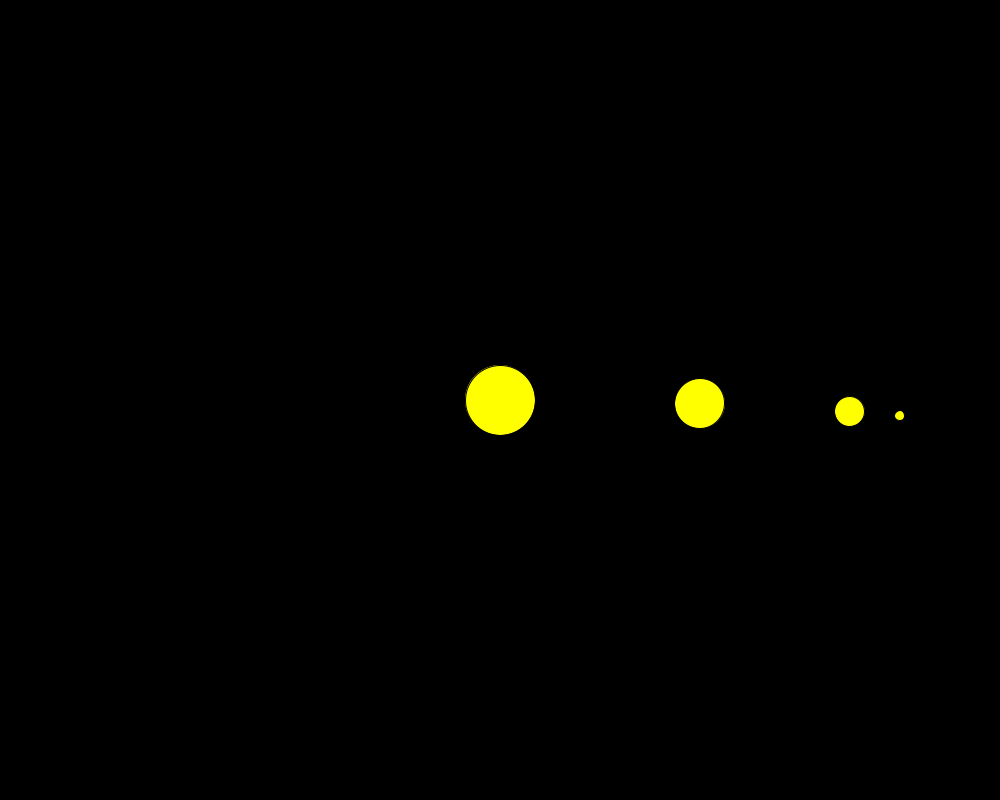
Frame 1 (no input)
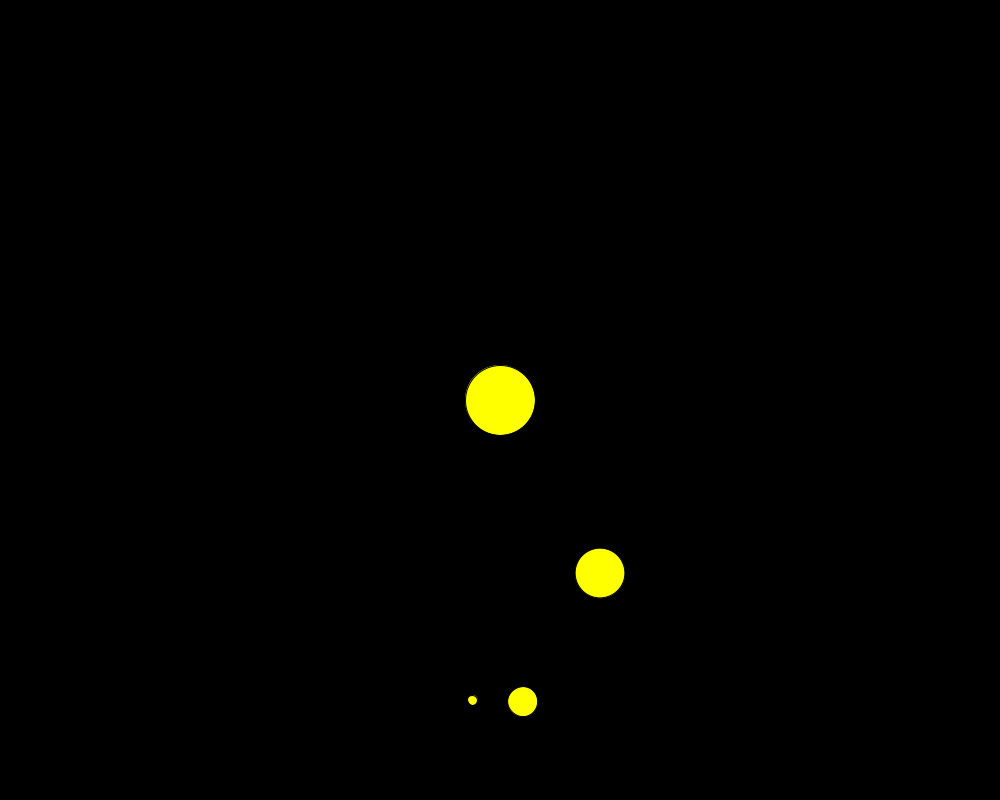
Frame 60 (the mouse pressed at the canvas centre just before this capture)
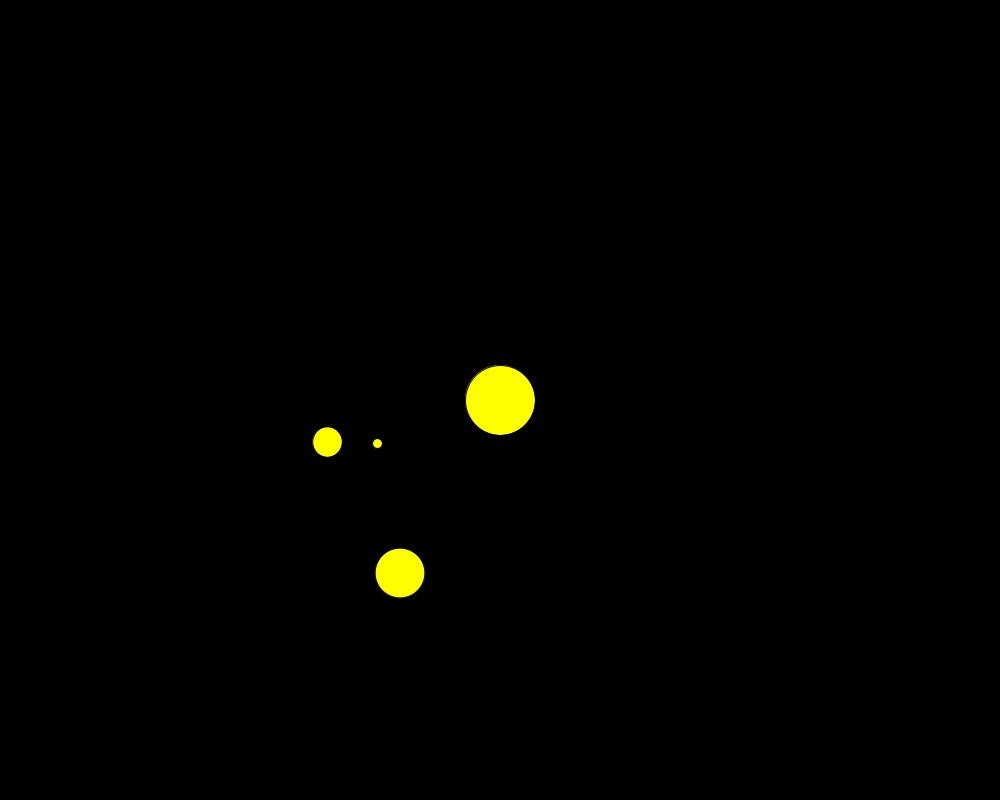
Frame 120 (the mouse held since frame 60 and released just before this capture)

The Processing sketch that drew these frames (run headless with seeded random() and noise(); from frame 60 on, the mouse is pressed at the canvas centre):

// Processing sketch: processing_114798
// ── processing_114798.pde

int n=1;

void setup() {
  size(1000,800);
  background(0);
  fill(255,255,0);
}

void draw() {
  background(0);
  translate(500,400); 
  ellipse(0,0,70,70); 
  rotate(radians(n));
  translate(200,0); 
   fill(255,255,0);  
  ellipse(0,0,50,50);
  n++;
  rotate(radians(n));
  translate(150,0); 
   fill(255,255,0);
  ellipse(0,0,30,30);
  rotate(radians(n));
  translate(50,0);
  fill(255,255,0);
  ellipse(0,0,10,10);
}
